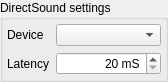
<?xml version="1.0" encoding="UTF-8"?>
<ui version="4.0">
 <class>DirectSoundOptions</class>
 <widget class="QWidget" name="DirectSoundOptions">
  <property name="geometry">
   <rect>
    <x>0</x>
    <y>0</y>
    <width>168</width>
    <height>69</height>
   </rect>
  </property>
  <property name="windowTitle">
   <string>Form</string>
  </property>
  <layout class="QGridLayout" name="gridLayout">
   <property name="margin">
    <number>0</number>
   </property>
   <item row="0" column="0">
    <widget class="QGroupBox" name="nameGroup">
     <property name="title">
      <string>DirectSound settings</string>
     </property>
     <layout class="QGridLayout" name="gridLayout_2">
      <property name="margin">
       <number>4</number>
      </property>
      <item row="0" column="0">
       <widget class="QLabel" name="labelDevice">
        <property name="sizePolicy">
         <sizepolicy hsizetype="Maximum" vsizetype="Preferred">
          <horstretch>0</horstretch>
          <verstretch>0</verstretch>
         </sizepolicy>
        </property>
        <property name="text">
         <string>Device</string>
        </property>
       </widget>
      </item>
      <item row="0" column="1">
       <widget class="QComboBox" name="devices">
        <property name="sizePolicy">
         <sizepolicy hsizetype="Expanding" vsizetype="Fixed">
          <horstretch>0</horstretch>
          <verstretch>0</verstretch>
         </sizepolicy>
        </property>
       </widget>
      </item>
      <item row="1" column="0">
       <widget class="QLabel" name="labelLatency">
        <property name="sizePolicy">
         <sizepolicy hsizetype="Maximum" vsizetype="Preferred">
          <horstretch>0</horstretch>
          <verstretch>0</verstretch>
         </sizepolicy>
        </property>
        <property name="text">
         <string>Latency</string>
        </property>
       </widget>
      </item>
      <item row="1" column="1">
       <widget class="QSpinBox" name="latency">
        <property name="alignment">
         <set>Qt::AlignRight|Qt::AlignTrailing|Qt::AlignVCenter</set>
        </property>
        <property name="suffix">
         <string notr="true"> mS</string>
        </property>
        <property name="minimum">
         <number>20</number>
        </property>
        <property name="maximum">
         <number>10000</number>
        </property>
       </widget>
      </item>
     </layout>
    </widget>
   </item>
  </layout>
 </widget>
 <resources/>
 <connections/>
</ui>
